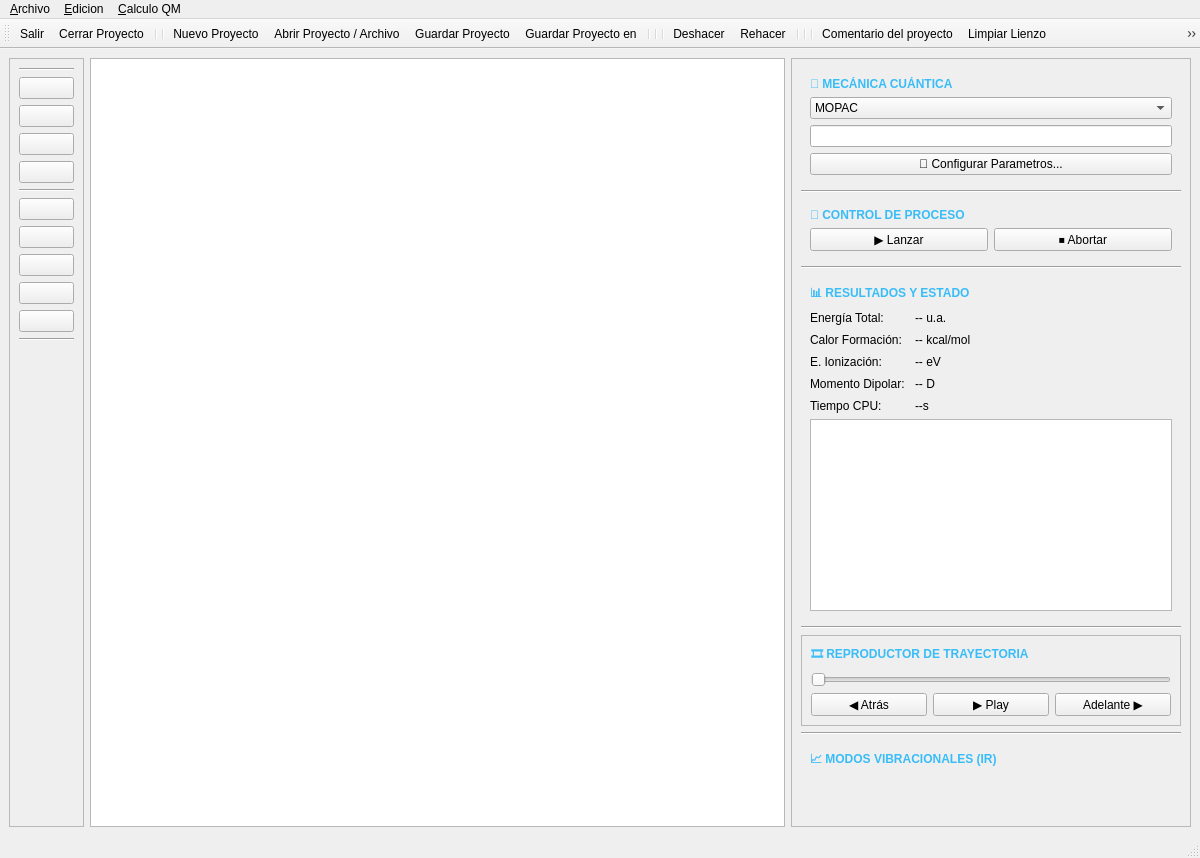
<?xml version="1.0" encoding="UTF-8"?>
<ui version="4.0">
 <class>Vista</class>
 <widget class="QMainWindow" name="Vista">
  <property name="geometry">
   <rect>
    <x>0</x>
    <y>0</y>
    <width>1200</width>
    <height>858</height>
   </rect>
  </property>
  <property name="windowTitle">
   <string/>
  </property>
  <widget class="QWidget" name="centralWidget">
   <property name="sizePolicy">
    <sizepolicy hsizetype="Expanding" vsizetype="Preferred">
     <horstretch>0</horstretch>
     <verstretch>0</verstretch>
    </sizepolicy>
   </property>
   <layout class="QHBoxLayout" name="horizontalLayout_Main">
    <item>
     <widget class="QFrame" name="barraIzda">
      <property name="maximumSize">
       <size>
        <width>75</width>
        <height>16777215</height>
       </size>
      </property>
      <property name="frameShape">
       <enum>QFrame::Shape::StyledPanel</enum>
      </property>
      <layout class="QVBoxLayout" name="verticalLayout_Left">
       <item>
        <widget class="Line" name="line">
         <property name="orientation">
          <enum>Qt::Orientation::Horizontal</enum>
         </property>
        </widget>
       </item>
       <item>
        <widget class="QPushButton" name="btnSeleccion">
         <property name="toolTip">
          <string>Herramienta de Seleccion / Puntero 🔍</string>
         </property>
         <property name="icon">
          <iconset resource="iconos.qrc">
           <normaloff>:/iconos/puntero.png</normaloff>:/iconos/puntero.png</iconset>
         </property>
         <property name="iconSize">
          <size>
           <width>24</width>
           <height>24</height>
          </size>
         </property>
         <property name="checkable">
          <bool>true</bool>
         </property>
        </widget>
       </item>
       <item>
        <widget class="QPushButton" name="btnModoEnlace">
         <property name="toolTip">
          <string>Crear un nuevo enlace entre atomos 🔗</string>
         </property>
         <property name="text">
          <string/>
         </property>
         <property name="icon">
          <iconset resource="iconos.qrc">
           <normaloff>:/iconos/enlace.png</normaloff>:/iconos/enlace.png</iconset>
         </property>
         <property name="iconSize">
          <size>
           <width>24</width>
           <height>24</height>
          </size>
         </property>
         <property name="checkable">
          <bool>true</bool>
         </property>
        </widget>
       </item>
       <item>
        <widget class="QPushButton" name="btnModoRotar">
         <property name="toolTip">
          <string>Rotar la molecula en el espacio 3D 🔄</string>
         </property>
         <property name="text">
          <string/>
         </property>
         <property name="icon">
          <iconset resource="iconos.qrc">
           <normaloff>:/iconos/rotar.png</normaloff>:/iconos/rotar.png</iconset>
         </property>
         <property name="iconSize">
          <size>
           <width>24</width>
           <height>24</height>
          </size>
         </property>
         <property name="checkable">
          <bool>true</bool>
         </property>
        </widget>
       </item>
       <item>
        <widget class="QPushButton" name="btnMedida">
         <property name="toolTip">
          <string>Abrir la Tabla Periodica completa 🌐</string>
         </property>
         <property name="icon">
          <iconset resource="iconos.qrc">
           <normaloff>:/iconos/opt.png</normaloff>:/iconos/opt.png</iconset>
         </property>
         <property name="iconSize">
          <size>
           <width>24</width>
           <height>24</height>
          </size>
         </property>
         <property name="checkable">
          <bool>true</bool>
         </property>
        </widget>
       </item>
       <item>
        <widget class="Line" name="lineSeparador1">
         <property name="orientation">
          <enum>Qt::Orientation::Horizontal</enum>
         </property>
        </widget>
       </item>
       <item>
        <widget class="QPushButton" name="btnCarbono">
         <property name="toolTip">
          <string>Elemento: Carbono (C)</string>
         </property>
         <property name="text">
          <string/>
         </property>
         <property name="icon">
          <iconset resource="iconos.qrc">
           <normaloff>:/iconos/atomo_c.png</normaloff>:/iconos/atomo_c.png</iconset>
         </property>
         <property name="iconSize">
          <size>
           <width>24</width>
           <height>24</height>
          </size>
         </property>
         <property name="checkable">
          <bool>true</bool>
         </property>
        </widget>
       </item>
       <item>
        <widget class="QPushButton" name="btnHidrogeno">
         <property name="toolTip">
          <string>Elemento: Hidrogeno (H)</string>
         </property>
         <property name="text">
          <string/>
         </property>
         <property name="icon">
          <iconset resource="iconos.qrc">
           <normaloff>:/iconos/atomo_h.png</normaloff>:/iconos/atomo_h.png</iconset>
         </property>
         <property name="iconSize">
          <size>
           <width>24</width>
           <height>24</height>
          </size>
         </property>
         <property name="checkable">
          <bool>true</bool>
         </property>
        </widget>
       </item>
       <item>
        <widget class="QPushButton" name="btnOxigeno">
         <property name="toolTip">
          <string>Elemento: Oxigeno (O)</string>
         </property>
         <property name="text">
          <string/>
         </property>
         <property name="icon">
          <iconset resource="iconos.qrc">
           <normaloff>:/iconos/atomo_o.png</normaloff>:/iconos/atomo_o.png</iconset>
         </property>
         <property name="iconSize">
          <size>
           <width>24</width>
           <height>24</height>
          </size>
         </property>
         <property name="checkable">
          <bool>true</bool>
         </property>
        </widget>
       </item>
       <item>
        <widget class="QPushButton" name="btnNitrogeno">
         <property name="toolTip">
          <string>Elemento: Nitrogeno (N)</string>
         </property>
         <property name="text">
          <string/>
         </property>
         <property name="icon">
          <iconset resource="iconos.qrc">
           <normaloff>:/iconos/atomo_n.png</normaloff>:/iconos/atomo_n.png</iconset>
         </property>
         <property name="iconSize">
          <size>
           <width>24</width>
           <height>24</height>
          </size>
         </property>
         <property name="checkable">
          <bool>true</bool>
         </property>
        </widget>
       </item>
       <item>
        <widget class="QPushButton" name="btnAzufre">
         <property name="toolTip">
          <string>Elemento: Azufre (S)</string>
         </property>
         <property name="text">
          <string/>
         </property>
         <property name="icon">
          <iconset resource="iconos.qrc">
           <normaloff>:/iconos/atomo_s.png</normaloff>:/iconos/atomo_s.png</iconset>
         </property>
         <property name="iconSize">
          <size>
           <width>24</width>
           <height>24</height>
          </size>
         </property>
         <property name="checkable">
          <bool>true</bool>
         </property>
        </widget>
       </item>
       <item>
        <widget class="Line" name="lineSeparador2">
         <property name="orientation">
          <enum>Qt::Orientation::Horizontal</enum>
         </property>
        </widget>
       </item>
       <item>
        <spacer name="verticalSpacer">
         <property name="orientation">
          <enum>Qt::Orientation::Vertical</enum>
         </property>
         <property name="sizeHint" stdset="0">
          <size>
           <width>20</width>
           <height>40</height>
          </size>
         </property>
        </spacer>
       </item>
      </layout>
     </widget>
    </item>
    <item>
     <widget class="Lienzo" name="visorMolecular">
      <property name="sizePolicy">
       <sizepolicy hsizetype="Preferred" vsizetype="Preferred">
        <horstretch>0</horstretch>
        <verstretch>0</verstretch>
       </sizepolicy>
      </property>
     </widget>
    </item>
    <item>
     <widget class="QFrame" name="barraDerecha">
      <property name="minimumSize">
       <size>
        <width>400</width>
        <height>0</height>
       </size>
      </property>
      <property name="maximumSize">
       <size>
        <width>340</width>
        <height>16777215</height>
       </size>
      </property>
      <property name="frameShape">
       <enum>QFrame::Shape::StyledPanel</enum>
      </property>
      <layout class="QVBoxLayout" name="verticalLayout_Right">
       <item>
        <widget class="QFrame" name="frameSoftware">
         <layout class="QVBoxLayout" name="layoutSoft">
          <item>
           <widget class="QLabel" name="lblTituloSoftware">
            <property name="styleSheet">
             <string>font-weight: bold; color: #38BDF8;</string>
            </property>
            <property name="text">
             <string>🧪 MECÁNICA CUÁNTICA</string>
            </property>
           </widget>
          </item>
          <item>
           <widget class="QComboBox" name="comboSoftware">
            <item>
             <property name="text">
              <string>MOPAC</string>
             </property>
            </item>
            <item>
             <property name="text">
              <string>ORCA</string>
             </property>
            </item>
           </widget>
          </item>
          <item>
           <widget class="QLineEdit" name="etArgumentos">
            <property name="readOnly">
             <bool>true</bool>
            </property>
           </widget>
          </item>
          <item>
           <widget class="QPushButton" name="btnConfigurarParametros">
            <property name="text">
             <string>🔧 Configurar Parametros...</string>
            </property>
           </widget>
          </item>
         </layout>
        </widget>
       </item>
       <item>
        <widget class="Line" name="sepRight1">
         <property name="orientation">
          <enum>Qt::Orientation::Horizontal</enum>
         </property>
        </widget>
       </item>
       <item>
        <widget class="QFrame" name="frameEjecucion">
         <layout class="QVBoxLayout" name="layoutEjecucion">
          <item>
           <widget class="QLabel" name="lblTituloEjecucion">
            <property name="styleSheet">
             <string>font-weight: bold; color: #38BDF8;</string>
            </property>
            <property name="text">
             <string>🚀 CONTROL DE PROCESO</string>
            </property>
           </widget>
          </item>
          <item>
           <layout class="QHBoxLayout" name="horizontalLayout_Controles">
            <item>
             <widget class="QPushButton" name="btnLanzar">
              <property name="text">
               <string>▶️ Lanzar</string>
              </property>
             </widget>
            </item>
            <item>
             <widget class="QPushButton" name="btnAbortar">
              <property name="text">
               <string>⏹️ Abortar</string>
              </property>
             </widget>
            </item>
           </layout>
          </item>
         </layout>
        </widget>
       </item>
       <item>
        <widget class="Line" name="sepRight2">
         <property name="orientation">
          <enum>Qt::Orientation::Horizontal</enum>
         </property>
        </widget>
       </item>
       <item>
        <widget class="QFrame" name="frameResultados">
         <layout class="QVBoxLayout" name="layoutResultados">
          <item>
           <widget class="QLabel" name="lblTituloResultados">
            <property name="styleSheet">
             <string>font-weight: bold; color: #38BDF8;</string>
            </property>
            <property name="text">
             <string>📊 RESULTADOS Y ESTADO</string>
            </property>
           </widget>
          </item>
          <item>
           <layout class="QFormLayout" name="formLayoutResultados">
            <property name="fieldGrowthPolicy">
             <enum>QFormLayout::FieldGrowthPolicy::AllNonFixedFieldsGrow</enum>
            </property>
            <property name="horizontalSpacing">
             <number>10</number>
            </property>
            <property name="verticalSpacing">
             <number>8</number>
            </property>
            <item row="0" column="0">
             <widget class="QLabel" name="lblTagEnergia">
              <property name="text">
               <string>Energía Total:</string>
              </property>
             </widget>
            </item>
            <item row="0" column="1">
             <widget class="QLabel" name="lblEnergia">
              <property name="text">
               <string>-- u.a.</string>
              </property>
             </widget>
            </item>
            <item row="1" column="0">
             <widget class="QLabel" name="lblTagCalor">
              <property name="text">
               <string>Calor Formación:</string>
              </property>
             </widget>
            </item>
            <item row="1" column="1">
             <widget class="QLabel" name="lblCalorFormacion">
              <property name="text">
               <string>-- kcal/mol</string>
              </property>
             </widget>
            </item>
            <item row="2" column="0">
             <widget class="QLabel" name="lblTagIonizacion">
              <property name="text">
               <string>E. Ionización:</string>
              </property>
             </widget>
            </item>
            <item row="2" column="1">
             <widget class="QLabel" name="lblIonizacion">
              <property name="text">
               <string>-- eV</string>
              </property>
             </widget>
            </item>
            <item row="3" column="0">
             <widget class="QLabel" name="lblTagDipolo">
              <property name="text">
               <string>Momento Dipolar:</string>
              </property>
             </widget>
            </item>
            <item row="3" column="1">
             <widget class="QLabel" name="lblDipolo">
              <property name="text">
               <string>-- D</string>
              </property>
             </widget>
            </item>
            <item row="4" column="0">
             <widget class="QLabel" name="lblTagTiempo">
              <property name="text">
               <string>Tiempo CPU:</string>
              </property>
             </widget>
            </item>
            <item row="4" column="1">
             <widget class="QLabel" name="lblTiempoCpu">
              <property name="text">
               <string>--s</string>
              </property>
             </widget>
            </item>
           </layout>
          </item>
          <item>
           <widget class="QListWidget" name="listaFrecuencias">
            <property name="minimumSize">
             <size>
              <width>0</width>
              <height>120</height>
             </size>
            </property>
           </widget>
          </item>
         </layout>
        </widget>
       </item>
       <item>
        <widget class="Line" name="sepRightTrayectoria">
         <property name="orientation">
          <enum>Qt::Orientation::Horizontal</enum>
         </property>
        </widget>
       </item>
       <item>
        <widget class="QFrame" name="frameTrayectoria">
         <property name="frameShape">
          <enum>QFrame::Shape::StyledPanel</enum>
         </property>
         <layout class="QVBoxLayout" name="layoutTrayectoria">
          <item>
           <widget class="QLabel" name="lblTituloTrayectoria">
            <property name="styleSheet">
             <string>font-weight: bold; color: #38BDF8;</string>
            </property>
            <property name="text">
             <string>🎞️ REPRODUCTOR DE TRAYECTORIA</string>
            </property>
           </widget>
          </item>
          <item>
           <widget class="QSlider" name="sliderPasos">
            <property name="orientation">
             <enum>Qt::Orientation::Horizontal</enum>
            </property>
           </widget>
          </item>
          <item>
           <layout class="QHBoxLayout" name="horizontalLayout_ControlesTrayectoria">
            <item>
             <widget class="QPushButton" name="btnPasoAtras">
              <property name="text">
               <string>◀️ Atrás</string>
              </property>
             </widget>
            </item>
            <item>
             <widget class="QPushButton" name="btnPlayAnimacion">
              <property name="text">
               <string>▶️ Play</string>
              </property>
             </widget>
            </item>
            <item>
             <widget class="QPushButton" name="btnPasoAdelante">
              <property name="text">
               <string>Adelante ▶️</string>
              </property>
             </widget>
            </item>
           </layout>
          </item>
         </layout>
        </widget>
       </item>
       <item>
        <widget class="Line" name="sepRight3">
         <property name="orientation">
          <enum>Qt::Orientation::Horizontal</enum>
         </property>
        </widget>
       </item>
       <item>
        <widget class="QFrame" name="frameFrecuencias">
         <layout class="QVBoxLayout" name="layoutFreq" stretch="1,5">
          <item>
           <widget class="QLabel" name="lblTituloFreq">
            <property name="styleSheet">
             <string>font-weight: bold; color: #38BDF8;</string>
            </property>
            <property name="text">
             <string>📈 MODOS VIBRACIONALES (IR)</string>
            </property>
           </widget>
          </item>
          <item>
           <widget class="Grafica" name="wGrafica" native="true">
            <property name="sizePolicy">
             <sizepolicy hsizetype="Expanding" vsizetype="Expanding">
              <horstretch>0</horstretch>
              <verstretch>0</verstretch>
             </sizepolicy>
            </property>
           </widget>
          </item>
         </layout>
        </widget>
       </item>
      </layout>
     </widget>
    </item>
   </layout>
  </widget>
  <widget class="QMenuBar" name="menubar">
   <property name="geometry">
    <rect>
     <x>0</x>
     <y>0</y>
     <width>1200</width>
     <height>23</height>
    </rect>
   </property>
   <widget class="QMenu" name="menuArchivo">
    <property name="title">
     <string>&amp;Archivo</string>
    </property>
    <widget class="QMenu" name="menuImportar_Calculo_Externo">
     <property name="title">
      <string>📥 Importar Resultados de ORCA </string>
     </property>
     <addaction name="actionGeometria_Puntual"/>
     <addaction name="actionTrayectoria_Optimizacion"/>
     <addaction name="actionCalculo_de_frecuencias"/>
     <addaction name="separator"/>
    </widget>
    <widget class="QMenu" name="menuImportar_Resultados_MOPAC">
     <property name="title">
      <string>📥 Importar Resultados MOPAC</string>
     </property>
     <addaction name="actionImportar_opt"/>
     <addaction name="actionimportar_Trayectoria"/>
     <addaction name="actionImportar_Frq"/>
    </widget>
    <addaction name="actionNuevo"/>
    <addaction name="actionAbrir"/>
    <addaction name="actionGuardar"/>
    <addaction name="actionGuardarComo"/>
    <addaction name="separator"/>
    <addaction name="separator"/>
    <addaction name="separator"/>
    <addaction name="menuImportar_Resultados_MOPAC"/>
    <addaction name="menuImportar_Calculo_Externo"/>
    <addaction name="separator"/>
    <addaction name="actionExportar_Input_para_MOPAC"/>
    <addaction name="actionExportar_archivo_ORCA"/>
    <addaction name="separator"/>
    <addaction name="actionArchivo_xyz_ORCA"/>
    <addaction name="separator"/>
    <addaction name="actionCerrar"/>
    <addaction name="separator"/>
    <addaction name="actionSalir"/>
   </widget>
   <widget class="QMenu" name="menuEditar">
    <property name="title">
     <string>&amp;Edicion</string>
    </property>
    <addaction name="actionDeshacer"/>
    <addaction name="actionRehacer"/>
    <addaction name="separator"/>
    <addaction name="actionComentarioProyecto"/>
    <addaction name="actionLimpiarLienzo"/>
   </widget>
   <widget class="QMenu" name="menuCalculo">
    <property name="title">
     <string>&amp;Calculo QM</string>
    </property>
    <addaction name="actionDetenerSimulacion"/>
    <addaction name="actionConfigurar_Parametros_QM"/>
    <addaction name="actionLanzar_Simulacion_Cuantica"/>
   </widget>
   <addaction name="menuArchivo"/>
   <addaction name="menuEditar"/>
   <addaction name="menuCalculo"/>
  </widget>
  <widget class="QStatusBar" name="barraEstado"/>
  <widget class="QToolBar" name="barraSuperior">
   <property name="windowTitle">
    <string>toolBar</string>
   </property>
   <attribute name="toolBarArea">
    <enum>TopToolBarArea</enum>
   </attribute>
   <attribute name="toolBarBreak">
    <bool>false</bool>
   </attribute>
   <addaction name="actionSalir"/>
   <addaction name="actionCerrar"/>
   <addaction name="separator"/>
   <addaction name="separator"/>
   <addaction name="actionNuevo"/>
   <addaction name="actionAbrir"/>
   <addaction name="actionGuardar"/>
   <addaction name="actionGuardarComo"/>
   <addaction name="separator"/>
   <addaction name="separator"/>
   <addaction name="separator"/>
   <addaction name="actionDeshacer"/>
   <addaction name="actionRehacer"/>
   <addaction name="separator"/>
   <addaction name="separator"/>
   <addaction name="separator"/>
   <addaction name="actionComentarioProyecto"/>
   <addaction name="actionLimpiarLienzo"/>
   <addaction name="actionDetenerSimulacion"/>
   <addaction name="separator"/>
   <addaction name="separator"/>
   <addaction name="separator"/>
   <addaction name="separator"/>
   <addaction name="separator"/>
  </widget>
  <action name="actionNuevo">
   <property name="icon">
    <iconset resource="iconos.qrc">
     <normaloff>:/iconos/nuevo.png</normaloff>:/iconos/nuevo.png</iconset>
   </property>
   <property name="text">
    <string>Nuevo Proyecto</string>
   </property>
   <property name="shortcut">
    <string>Ctrl+N</string>
   </property>
  </action>
  <action name="actionAbrir">
   <property name="icon">
    <iconset resource="iconos.qrc">
     <normaloff>:/iconos/abrir.png</normaloff>:/iconos/abrir.png</iconset>
   </property>
   <property name="text">
    <string>Abrir Proyecto / Archivo...</string>
   </property>
   <property name="shortcut">
    <string>Ctrl+O</string>
   </property>
  </action>
  <action name="actionGuardar">
   <property name="icon">
    <iconset resource="iconos.qrc">
     <normaloff>:/iconos/guardar.png</normaloff>:/iconos/guardar.png</iconset>
   </property>
   <property name="text">
    <string>Guardar Proyecto</string>
   </property>
   <property name="shortcut">
    <string>Ctrl+S</string>
   </property>
  </action>
  <action name="actionGuardarComo">
   <property name="icon">
    <iconset resource="iconos.qrc">
     <normaloff>:/iconos/guardar_como.png</normaloff>:/iconos/guardar_como.png</iconset>
   </property>
   <property name="text">
    <string>Guardar Proyecto en...</string>
   </property>
   <property name="shortcut">
    <string>Ctrl+Shift+S</string>
   </property>
  </action>
  <action name="actionCerrar">
   <property name="icon">
    <iconset resource="iconos.qrc">
     <normaloff>:/iconos/cerrar.png</normaloff>:/iconos/cerrar.png</iconset>
   </property>
   <property name="text">
    <string>Cerrar Proyecto</string>
   </property>
   <property name="shortcut">
    <string>Ctrl+W</string>
   </property>
  </action>
  <action name="actionSalir">
   <property name="icon">
    <iconset resource="iconos.qrc">
     <normaloff>:/iconos/salir.png</normaloff>:/iconos/salir.png</iconset>
   </property>
   <property name="text">
    <string>Salir</string>
   </property>
   <property name="shortcut">
    <string>Ctrl+Q</string>
   </property>
  </action>
  <action name="actionDeshacer">
   <property name="icon">
    <iconset resource="iconos.qrc">
     <normaloff>:/iconos/deshacer.png</normaloff>:/iconos/deshacer.png</iconset>
   </property>
   <property name="text">
    <string>Deshacer</string>
   </property>
   <property name="shortcut">
    <string>Ctrl+Z</string>
   </property>
  </action>
  <action name="actionRehacer">
   <property name="icon">
    <iconset resource="iconos.qrc">
     <normaloff>:/iconos/rehacer.png</normaloff>:/iconos/rehacer.png</iconset>
   </property>
   <property name="text">
    <string>Rehacer</string>
   </property>
   <property name="shortcut">
    <string>Ctrl+Y</string>
   </property>
  </action>
  <action name="actionComentarioProyecto">
   <property name="icon">
    <iconset resource="iconos.qrc">
     <normaloff>:/iconos/editar.png</normaloff>:/iconos/editar.png</iconset>
   </property>
   <property name="text">
    <string>Comentario del proyecto...</string>
   </property>
  </action>
  <action name="actionLimpiarLienzo">
   <property name="icon">
    <iconset resource="iconos.qrc">
     <normaloff>:/iconos/limpiar.png</normaloff>:/iconos/limpiar.png</iconset>
   </property>
   <property name="text">
    <string>Limpiar Lienzo</string>
   </property>
  </action>
  <action name="actionDetenerSimulacion">
   <property name="icon">
    <iconset resource="iconos.qrc">
     <normaloff>:/iconos/detener.png</normaloff>:/iconos/detener.png</iconset>
   </property>
   <property name="text">
    <string>⏹️ Abortar Proceso Activo</string>
   </property>
   <property name="toolTip">
    <string>⏹️ Abortar Proceso Activo</string>
   </property>
  </action>
  <action name="actionGeometria_Puntual">
   <property name="icon">
    <iconset resource="iconos.qrc">
     <normaloff>:/iconos/opt.png</normaloff>:/iconos/opt.png</iconset>
   </property>
   <property name="text">
    <string>⚛️ Geometría Estacionaria Final (.xyz)</string>
   </property>
   <property name="toolTip">
    <string>⚛️ Geometría Estacionaria Final (.xyz)</string>
   </property>
  </action>
  <action name="actionTrayectoria_Optimizacion">
   <property name="icon">
    <iconset resource="iconos.qrc">
     <normaloff>:/iconos/optimizacion.png</normaloff>:/iconos/optimizacion.png</iconset>
   </property>
   <property name="text">
    <string>🎞️ Película de Pasos / Trayectoria (_trj.xyz)</string>
   </property>
   <property name="toolTip">
    <string>🎞️ Película de Pasos / Trayectoria (_trj.xyz)</string>
   </property>
  </action>
  <action name="actionCalculo_de_frecuencias">
   <property name="icon">
    <iconset resource="iconos.qrc">
     <normaloff>:/iconos/frecuencias.png</normaloff>:/iconos/frecuencias.png</iconset>
   </property>
   <property name="text">
    <string>📈 Matriz Hessiana / Espectro IR (.hess)</string>
   </property>
   <property name="toolTip">
    <string>📈 Matriz Hessiana / Espectro IR (.hess)</string>
   </property>
  </action>
  <action name="actionExportar_archivo_ORCA">
   <property name="icon">
    <iconset resource="iconos.qrc">
     <normaloff>:/iconos/exportar.png</normaloff>:/iconos/exportar.png</iconset>
   </property>
   <property name="text">
    <string>📤 Exportar Input para ORCA (.inp)...</string>
   </property>
   <property name="toolTip">
    <string>📤 Exportar Input para ORCA (.inp)...</string>
   </property>
  </action>
  <action name="actionArchivo_xyz_ORCA">
   <property name="icon">
    <iconset resource="iconos.qrc">
     <normaloff>:/iconos/xyz.jpeg</normaloff>:/iconos/xyz.jpeg</iconset>
   </property>
   <property name="text">
    <string>🚨 Rescatar Estructura Truncada (.xyz)</string>
   </property>
   <property name="toolTip">
    <string>🚨 Rescatar Estructura Truncada (.xyz)</string>
   </property>
  </action>
  <action name="actionConfigurar_Parametros_QM">
   <property name="icon">
    <iconset resource="iconos.qrc">
     <normaloff>:/iconos/configurar.png</normaloff>:/iconos/configurar.png</iconset>
   </property>
   <property name="text">
    <string>⚙️ Configurar Parámetros QM</string>
   </property>
   <property name="toolTip">
    <string>⚙️ Configurar Parámetros QM</string>
   </property>
  </action>
  <action name="actionLanzar_Simulacion_Cuantica">
   <property name="icon">
    <iconset resource="iconos.qrc">
     <normaloff>:/iconos/iniciar.png</normaloff>:/iconos/iniciar.png</iconset>
   </property>
   <property name="text">
    <string>▶️ Lanzar Simulación Cuántica</string>
   </property>
   <property name="toolTip">
    <string>▶️ Lanzar Simulación Cuántica</string>
   </property>
  </action>
  <action name="actionExportar_Input_para_MOPAC">
   <property name="icon">
    <iconset resource="iconos.qrc">
     <normaloff>:/iconos/exportar.png</normaloff>:/iconos/exportar.png</iconset>
   </property>
   <property name="text">
    <string>📤 Exportar Input para MOPAC</string>
   </property>
   <property name="toolTip">
    <string>📤 Exportar Input para MOPAC</string>
   </property>
  </action>
  <action name="actionImportar_opt">
   <property name="text">
    <string>⚛️ Geometría Estacionaria Final (.xyz)</string>
   </property>
   <property name="toolTip">
    <string>⚛️ Geometría Estacionaria Final (.xyz)</string>
   </property>
  </action>
  <action name="actionimportar_Trayectoria">
   <property name="text">
    <string>🎞️ Película de Pasos / Trayectoria (_trj.xyz)</string>
   </property>
   <property name="toolTip">
    <string>🎞️ Película de Pasos / Trayectoria (_trj.xyz)</string>
   </property>
  </action>
  <action name="actionImportar_Frq">
   <property name="text">
    <string>📈 Matriz Hessiana / Espectro IR (.hess)</string>
   </property>
   <property name="toolTip">
    <string>📈 Matriz Hessiana / Espectro IR (.hess)</string>
   </property>
  </action>
 </widget>
 <customwidgets>
  <customwidget>
   <class>Lienzo</class>
   <extends>QGraphicsView</extends>
   <header>lienzo.h</header>
  </customwidget>
  <customwidget>
   <class>Grafica</class>
   <extends>QWidget</extends>
   <header>grafica.h</header>
   <container>1</container>
  </customwidget>
 </customwidgets>
 <resources>
  <include location="iconos.qrc"/>
 </resources>
 <connections/>
</ui>
